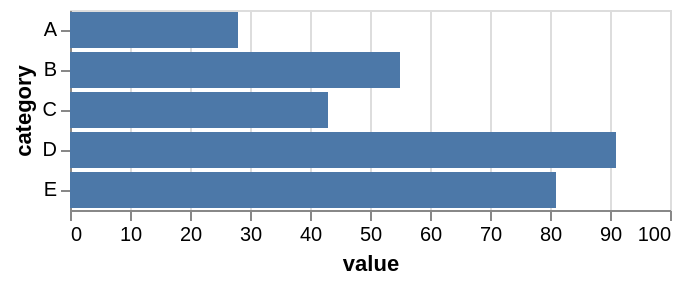

Vega-Lite specification for this chart:
### Vega-Lite specification from a JSON file in a GitHub repository (floating-point values rounded to 4 significant figures)
{"$schema": "https://vega.github.io/schema/vega-lite/v6.json", "data": {"values": [{"category": "A", "value": 28}, {"category": "B", "value": 55}, {"category": "C", "value": 43}, {"category": "D", "value": 91}, {"category": "E", "value": 81}]}, "description": "Horizontal bars: nominal y, quantitative x.", "encoding": {"x": {"field": "value", "type": "quantitative"}, "y": {"field": "category", "type": "nominal"}}, "mark": "bar", "usermeta": {"easel": {"standin_ratio": 0.0299, "threshold": 0.05}}}
